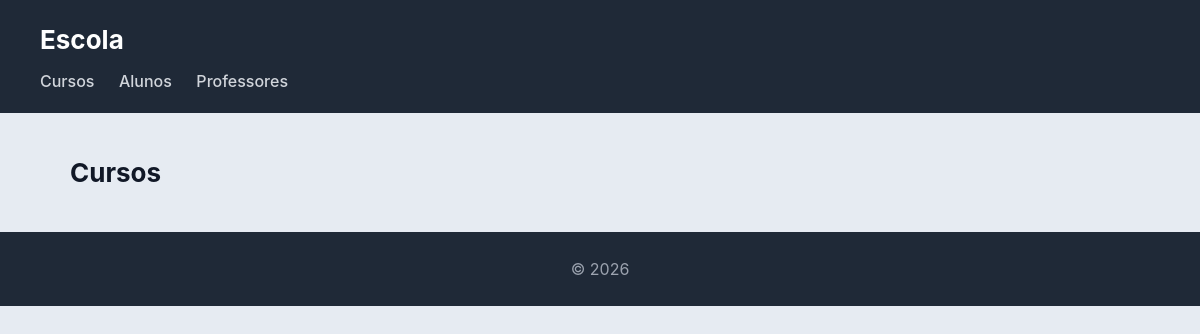
The page /escola/cursos/ on the database as committed earlier.
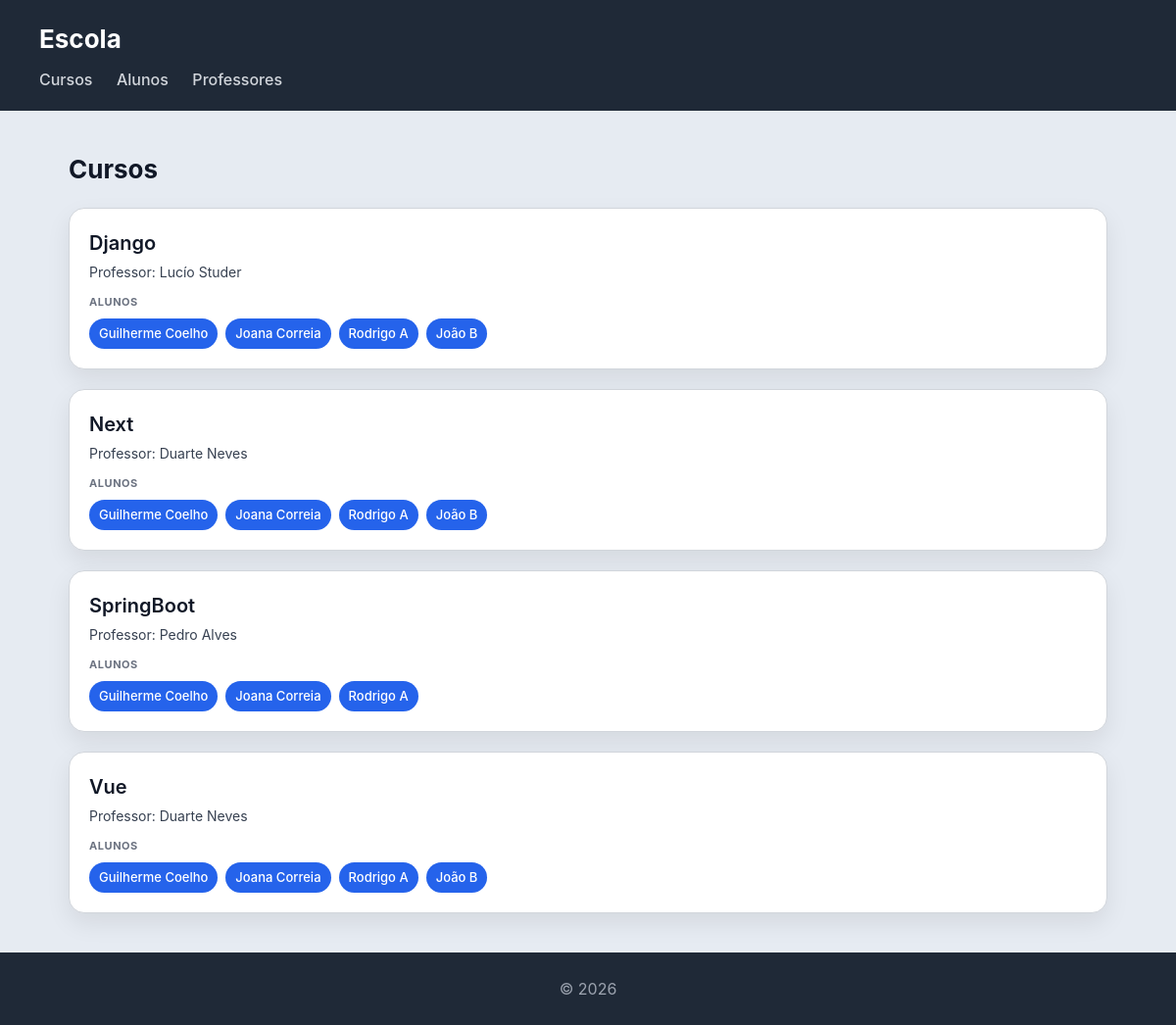
The same page on the database as committed later.
### escola/models.py (models this page shows, shortened)
class Curso(models.Model):
    nome = models.CharField(max_length=100)
    imagem = models.FileField(upload_to='cursos_escola/')
    professor = models.ForeignKey(Professor, on_delete=models.CASCADE, related_name='cursos')
    alunos = models.ManyToManyField(Aluno, related_name='cursos')

class Professor(models.Model):
    nome = models.CharField(max_length=100)
    email = models.EmailField()

class Aluno(models.Model):
    nome = models.CharField(max_length=100)
    numero = models.CharField(max_length=20, unique=True)

### escola/views.py (the view)
# urls.py: path('cursos/', views.cursos_view, name="cursos"),
def cursos_view(request):
    cursos=Curso.objects.all()
    return render(request, 'escola/cursos.html', {'cursos': cursos})

### escola/templates/escola/cursos.html
{% extends "escola/base.html" %}
{% block content %}
<h2>Cursos</h2>
<section>
    {% for curso in cursos %}
    <article>
        <header>
            <h3>{{ curso.nome }}</h3>
            <p>Professor: {{ curso.professor.nome }}</p>
        </header>
        <section>
            <h4>Alunos</h4>
            <ul>
                {% for aluno in curso.alunos.all %}
                    <li>{{ aluno.nome }}</li>
                {% empty %}
                    <li>Sem alunos inscritos</li>
                {% endfor %}
            </ul>
        </section>
    </article>
    {% endfor %}
</section>
{% endblock %}

### escola/templates/escola/base.html (shortened to what this page needs)
<!DOCTYPE html>
<html lang="pt">
<head>
    {% load static %}
    <link rel="stylesheet" href="{% static 'escola/styles.css' %}">
</head>
<body>
    <header>
        <h1>Escola</h1>
        <nav>
            <a href="{% url 'cursos' %}">Cursos</a>
            <a href="{% url 'alunos' %}">Alunos</a>
            <a href="{% url 'professores' %}">Professores</a>
        </nav>
    </header>
    <main>
        {% block content %}{% endblock %}
    </main>
    <footer>
        <p>&copy; 2026</p>
    </footer>
</body>
</html>

### escola/static/escola/styles.css (style rules this page uses)
* { box-sizing: border-box; margin: 0; padding: 0; }
body { font-family: "Inter", "Segoe UI", system-ui, -apple-system, sans-serif; background: #e6ebf2; color: #111827; line-height: 1.5; }
body > header { background: #1f2937; color: white; padding: 20px 40px; }
body > header h1 { font-size: 26px; }
body > header nav { margin-top: 10px; }
body > header nav a { color: #d1d5db; margin-right: 20px; text-decoration: none; font-weight: 500; }
main { max-width: 1100px; margin: 40px auto; padding: 0 20px; }
h2 { margin-bottom: 20px; font-size: 26px; }
section > article { background: white; padding: 20px; border-radius: 16px; border: 1px solid #d1d5db; box-shadow: 0 10px 25px rgba(0,0,0,0.08); transition: all 0.25s ease; margin-bottom: 20px; }
article > header { margin-bottom: 12px; }
article > header > h3 { font-size: 20px; font-weight: 600; margin-bottom: 4px; }
article > header > p { font-size: 14px; color: #374151; }
article > section { margin-top: 10px; }
article > section > h4 { font-size: 11px; text-transform: uppercase; color: #6b7280; margin-bottom: 8px; letter-spacing: 0.05em; }
article > section > ul { list-style: none; display: flex; flex-wrap: wrap; gap: 8px; }
article > section > ul > li { background: #2563eb; color: white; padding: 6px 10px; border-radius: 999px; font-size: 13px; font-weight: 500; }
footer { text-align: center; padding: 25px; background: #1f2937; color: #9ca3af; margin-top: 40px; }

Rows that differ between the two databases and show on the page:
added Curso: nome "Django", professor.nome "Lucío Studer"
added Aluno: nome "Guilherme Coelho"
added Aluno: nome "Joana Correia"
added Aluno: nome "Rodrigo A"
added Aluno: nome "João B"
added Curso: nome "Next", professor.nome "Duarte Neves"
added Curso: nome "SpringBoot", professor.nome "Pedro Alves"
added Curso: nome "Vue", professor.nome "Duarte Neves"
